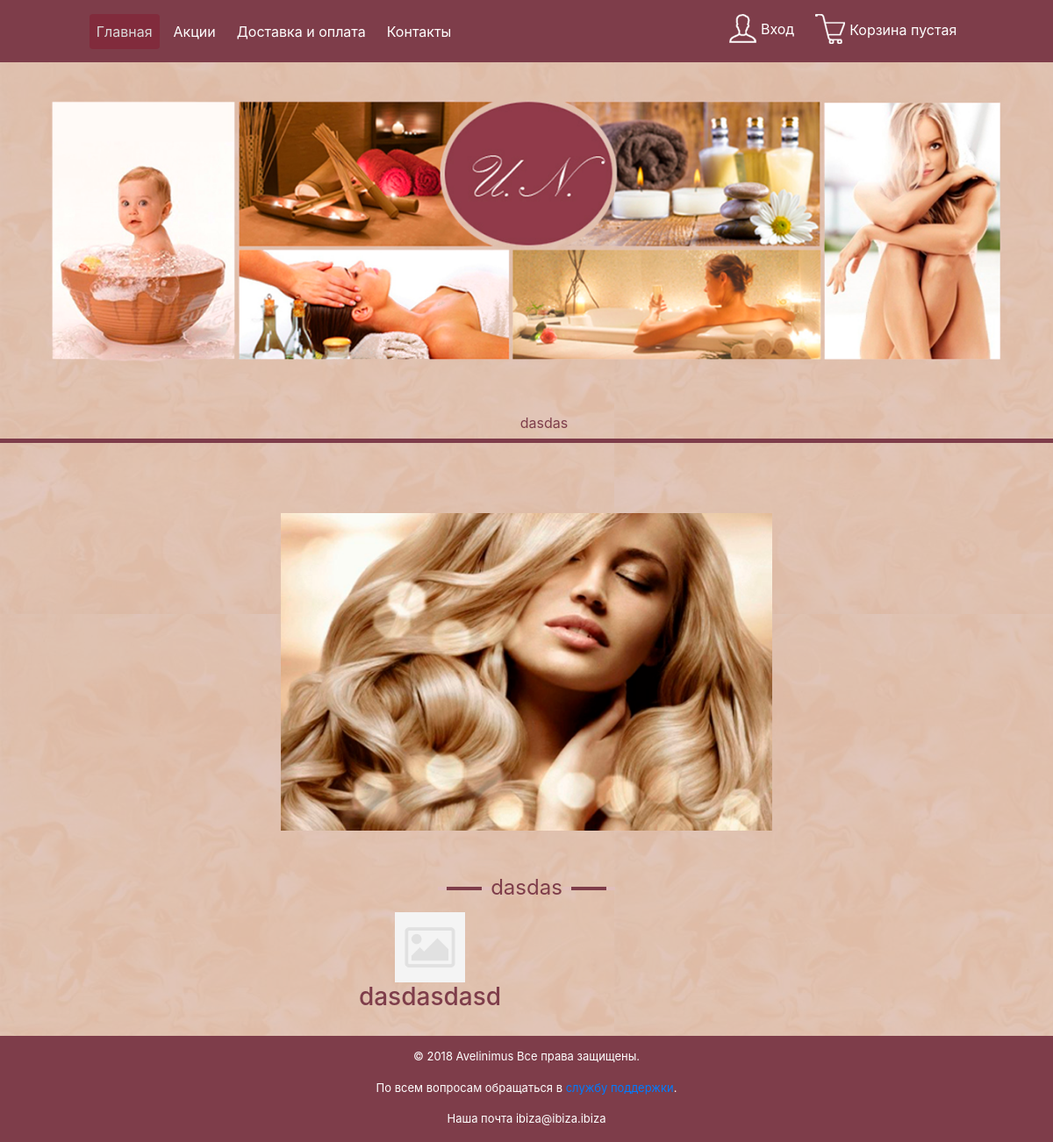
/ru/, run on an earlier commit of the app's database.
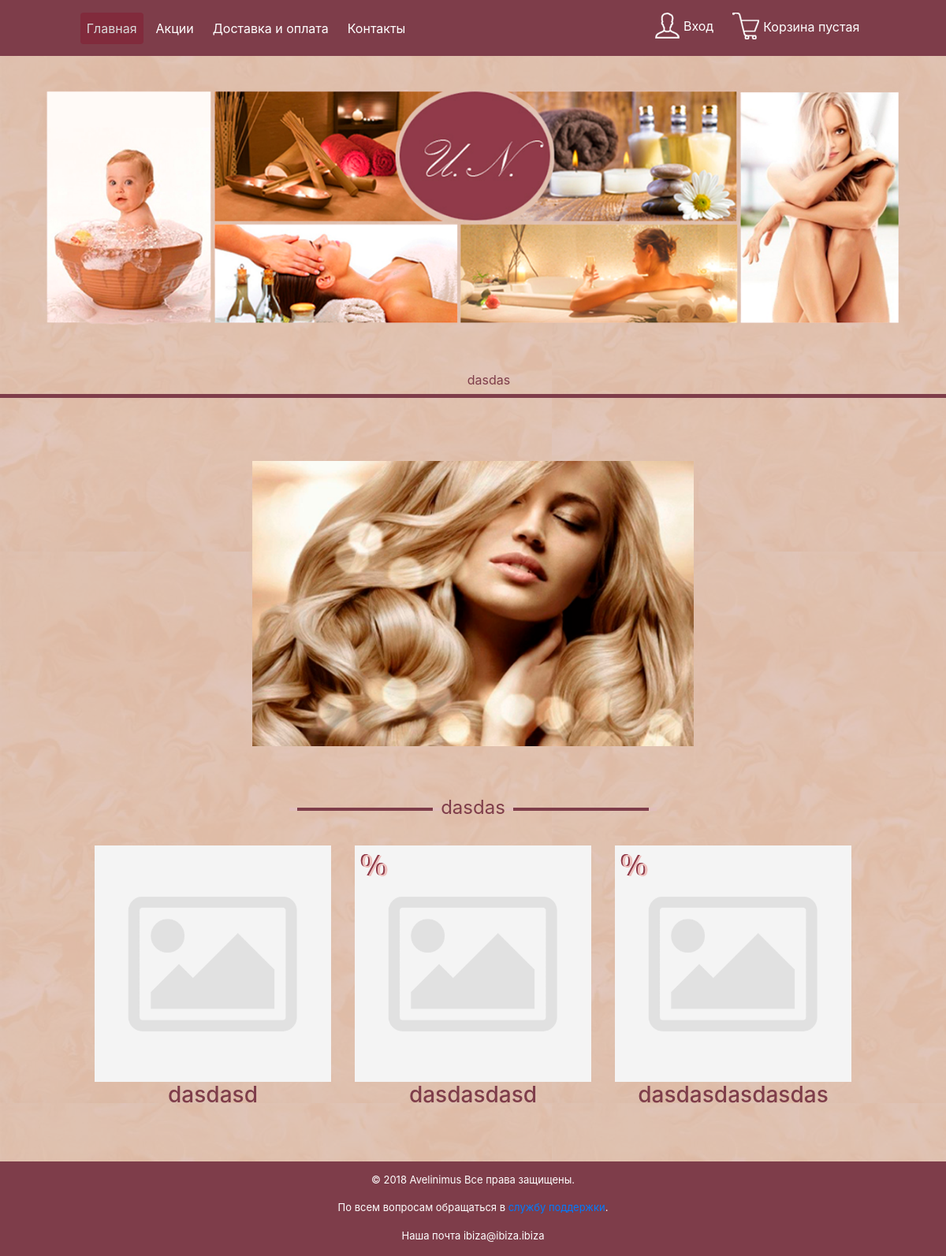
And on a later commit of the database.
### ru/models.py (models this page shows, shortened)
class Category(models.Model):
    class Meta:
        ordering = ['name']
        verbose_name = 'Категория'
        verbose_name_plural = 'Категории'
    name = models.CharField(max_length=100, db_index=True, verbose_name="Категория")
    slug = models.SlugField(max_length=200, db_index=True,
                            unique=True, help_text='Нужно использовать для создания "хороших" URL-ов')
    available = models.BooleanField(default=True, verbose_name="Отображать")
    def __str__(self):
        return self.name
    def get_absolute_url(self):
        return reverse('ru:category_detail', args={self.slug})

class Products(models.Model):
    class Meta:
        ordering = ['name']
        index_together = [
            ['id', 'slug']
        ]
        verbose_name = 'Продукт'
        verbose_name_plural = 'Продукты'
    name = models.CharField(max_length=50, db_index=True, verbose_name="Название продукта")
    slug = models.SlugField(max_length=200, db_index=True,
                            unique=True, help_text='Нужно использовать для создания "хороших" URL-ов')
    category = models.ForeignKey(Category, db_index=True, on_delete=models.CASCADE, related_name="rel_category",
                                 verbose_name="Категория продукта")
    image = models.ImageField(upload_to='products/img/%Y/%m/%d/', blank=True,
                              verbose_name="Картинка для новостей (300 x 300)")
    price = models.DecimalField(max_digits=10, decimal_places=2, verbose_name="Цена(грн)")
    short_description = models.TextField(max_length=200, blank=True, verbose_name="Короткое описание в листе(150)")
    description = RichTextUploadingField(blank=True, verbose_name="Детальное описание")
    created = models.DateTimeField(auto_now_add=True, verbose_name='Создан')
    available = models.BooleanField(default=True, verbose_name="Отображать")
    discount = models.IntegerField(validators=[MinValueValidator(0), MaxValueValidator(100)], default=0,
                                   verbose_name='Скидка (в процентах)')
    def get_absolute_url(self):
        return reverse('ru:product_detail', args={self.slug})

### ru/views.py (the view)
# urls.py: path('', views.category_list_view, name='category_list'),
def category_list_view(request):
    category_list = Category.objects.all()
    products_list = Products.objects.all()
    cart = Cart(request)
    paginator = Paginator(products_list, 3)
    page = request.GET.get('page')
    products = paginator.get_page(page)
    for item in cart:
        item['update_quantity_form'] = CartAddProductForm(initial={
            'quantity': item['quantity'],
            'update': True
        })
    return render(request, 'ru/category_list.html', {
        'category_list': category_list,
        'products_list': products_list,
        'cart': cart,
        'products': products
    })

### ru/cart.py (called while the page is built, shortened)
    def __iter__(self):
        product_ids = self.cart.keys()
        products = Products.objects.filter(id__in=product_ids)
        for product in products:
            self.cart[str(product.id)]['product'] = product

    def __len__(self):
        return sum(item['quantity'] for item in self.cart.values())

### ru/context_processors.py (called while the page is built)
def cart(request):
    return {'cart': Cart(request)}

### templates/ru/category_list.html (shortened to what this page needs)
{% extends 'ru/base.html' %}
    {% load static %}
    {% block content %}
        <div class="col-12 advertising" align="center"><img class="advertising" src="{% static 'ru/images/slide_shoot.png' %}" width="600" height="400" align="center">
        </div>
       <div class="products">
            {% for category in category_list %}
                {% if category.available %}
                    {% if category.rel_category.count %}
                        <div class="col-12 title" style="padding-top: 2%"><a href="{{ category.get_absolute_url }}" style="color: #7e3d4a;">{{ category.name }}</a></div>
                    {% endif %}
                {% endif %}
                {% for product in products %}
                    {% if category.available %}
                        {% if product.available %}
                            {% if product.category|lower == category.name|lower %}
                                <div class="col-12 col-lg-4 block" style="padding-bottom: 3%;float: left; margin-top: 3%; margin-bottom: 3%;">
                                    <div class="img-block">
                                        <a href="{{ product.get_absolute_url }}">
                                        <img src="{% if product.image %}{{ product.image.url }}{% else %}{% static "ru/images/no_image.png"%}{% endif %}" width="300" height="300" class="block">
                                        {% if product.discount > 0 %}<img src="{% static "ru/images/ico_shares.png"%}" style="position: absolute;top: 0">{% endif %}
                                        </a>
                                        <h3 class="name_product">{{ product.name }}</h3>
                                    </div>
                                </div>
                            {% endif %}
                        {% endif %}
                    {% endif %}
                {% endfor %}
            {% endfor %}
        </div>
    {% endblock %}

### templates/ru/base.html (shortened to what the changed rows need)
<!DOCTYPE html>
<html lang="en">
<head>
    {% load static %}
    {% load account %}
    <link rel="stylesheet" href = "{% static 'css/styles.css' %}">
    <link rel="stylesheet" href = "{% static 'css/bootstrap_menu.css' %}">
    <link rel="stylesheet" href="https://maxcdn.bootstrapcdn.com/bootstrap/4.0.0/css/bootstrap.min.css">
</head>
<body>
<div class='container-fluid container-fluid-reformat'>
    <div class="row block_02">
        <div class="col-12 categories" style="padding-top: 15px;">
            <ul>
                {% for category in category_list %}
                    {% if category.available %}
                        {% if category.rel_category.count %}
                            <li>
                                <a href="{{ category.get_absolute_url }}">{{ category.name }}</a>
                            </li>
                        {% endif %}
                    {% endif %}
                {% endfor %}
            </ul>
        </div>
    </div>
    <div class="row block_03" style="padding-top: 40px">
        {% block content %}
        {% endblock %}
    </div>
</body>
</html>

What changed in the data, as far as the page shows it:
added Products: available True (drawn), name "dasdasd"
changed Products "dasdasdasd": discount: picture added
added Products: available True (drawn), name "dasdasdasdasdas"
